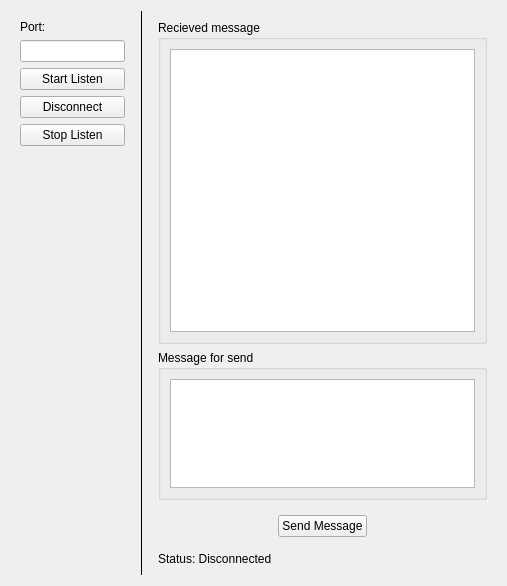
<?xml version="1.0" encoding="UTF-8"?>
<ui version="4.0">
 <class>TCPServerWidget</class>
 <widget class="QWidget" name="TCPServerWidget">
  <property name="geometry">
   <rect>
    <x>0</x>
    <y>0</y>
    <width>507</width>
    <height>586</height>
   </rect>
  </property>
  <property name="windowTitle">
   <string>Form</string>
  </property>
  <layout class="QHBoxLayout" name="horizontalLayout">
   <item>
    <widget class="QWidget" name="widgetL" native="true">
     <property name="minimumSize">
      <size>
       <width>110</width>
       <height>0</height>
      </size>
     </property>
     <property name="maximumSize">
      <size>
       <width>150</width>
       <height>16777215</height>
      </size>
     </property>
     <layout class="QVBoxLayout" name="verticalLayout_3">
      <item>
       <widget class="QLabel" name="label">
        <property name="text">
         <string>Port: </string>
        </property>
       </widget>
      </item>
      <item>
       <widget class="QLineEdit" name="portInput">
        <property name="minimumSize">
         <size>
          <width>60</width>
          <height>0</height>
         </size>
        </property>
       </widget>
      </item>
      <item>
       <widget class="QPushButton" name="setListenButton">
        <property name="text">
         <string>Start Listen</string>
        </property>
       </widget>
      </item>
      <item>
       <widget class="QPushButton" name="disConButton">
        <property name="text">
         <string>Disconnect</string>
        </property>
       </widget>
      </item>
      <item>
       <widget class="QPushButton" name="stopLisBtn">
        <property name="text">
         <string>Stop Listen</string>
        </property>
       </widget>
      </item>
      <item>
       <spacer name="verticalSpacer">
        <property name="orientation">
         <enum>Qt::Vertical</enum>
        </property>
        <property name="sizeHint" stdset="0">
         <size>
          <width>20</width>
          <height>40</height>
         </size>
        </property>
       </spacer>
      </item>
     </layout>
    </widget>
   </item>
   <item>
    <widget class="Line" name="line">
     <property name="frameShadow">
      <enum>QFrame::Plain</enum>
     </property>
     <property name="orientation">
      <enum>Qt::Vertical</enum>
     </property>
    </widget>
   </item>
   <item>
    <widget class="QWidget" name="widgetR" native="true">
     <layout class="QVBoxLayout" name="verticalLayout">
      <item>
       <widget class="QGroupBox" name="groupBox">
        <property name="minimumSize">
         <size>
          <width>0</width>
          <height>200</height>
         </size>
        </property>
        <property name="title">
         <string>Recieved message</string>
        </property>
        <layout class="QHBoxLayout" name="horizontalLayout_2">
         <item>
          <widget class="QTextEdit" name="historyMsg">
           <property name="readOnly">
            <bool>true</bool>
           </property>
          </widget>
         </item>
        </layout>
       </widget>
      </item>
      <item>
       <widget class="QGroupBox" name="groupBox_2">
        <property name="maximumSize">
         <size>
          <width>16777215</width>
          <height>150</height>
         </size>
        </property>
        <property name="title">
         <string>Message for send</string>
        </property>
        <layout class="QHBoxLayout" name="horizontalLayout_3">
         <item>
          <widget class="QTextEdit" name="sendMsg"/>
         </item>
        </layout>
       </widget>
      </item>
      <item>
       <widget class="QWidget" name="widget_2" native="true">
        <layout class="QHBoxLayout" name="horizontalLayout_4">
         <item>
          <spacer name="horizontalSpacer">
           <property name="orientation">
            <enum>Qt::Horizontal</enum>
           </property>
           <property name="sizeHint" stdset="0">
            <size>
             <width>112</width>
             <height>20</height>
            </size>
           </property>
          </spacer>
         </item>
         <item>
          <widget class="QPushButton" name="sendButton">
           <property name="text">
            <string>Send Message</string>
           </property>
          </widget>
         </item>
         <item>
          <spacer name="horizontalSpacer_2">
           <property name="orientation">
            <enum>Qt::Horizontal</enum>
           </property>
           <property name="sizeHint" stdset="0">
            <size>
             <width>112</width>
             <height>20</height>
            </size>
           </property>
          </spacer>
         </item>
        </layout>
       </widget>
      </item>
      <item>
       <widget class="QLabel" name="statusLable">
        <property name="text">
         <string>Status: Disconnected</string>
        </property>
       </widget>
      </item>
     </layout>
    </widget>
   </item>
  </layout>
 </widget>
 <resources/>
 <connections/>
</ui>
